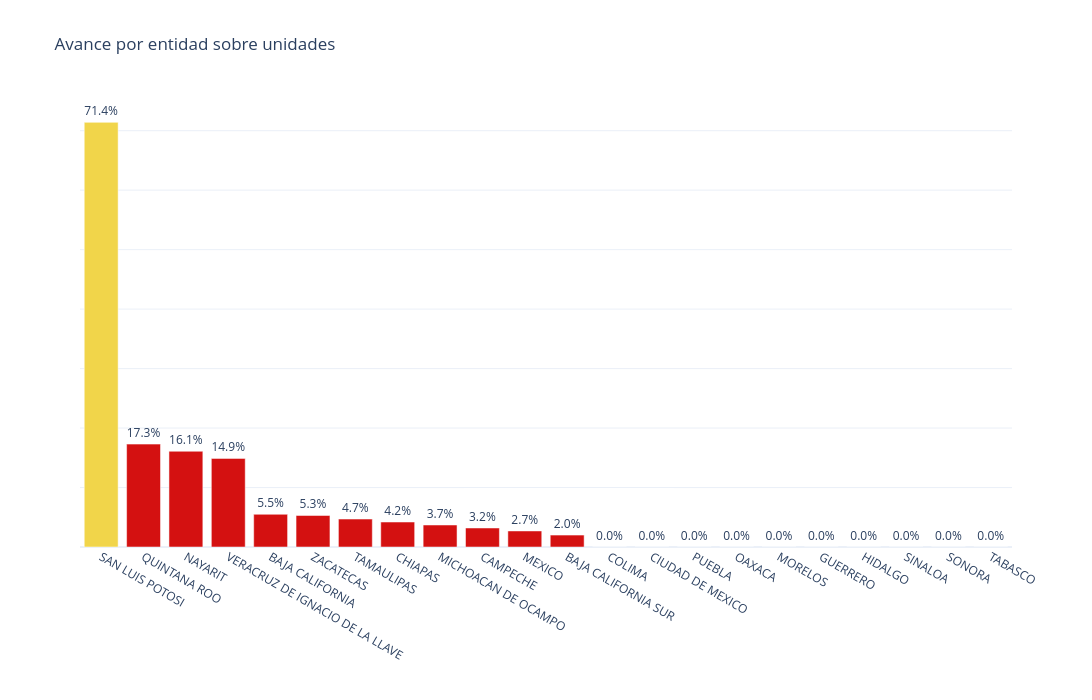

The cell this chart's notebook holds for it:
### Markdown cell above
## graficas

### Code cell
import plotly.express as px

tabla = tabla_avance.sort_values("porcentaje", ascending=False).copy()

# Semáforo de colores
tabla["color"] = tabla["porcentaje"].apply(
    lambda p:
        "#0D5D2A" if p == 100 else
        "#88A91E" if p >= 80 else
        "#F1D54A" if p >= 50 else
        "#D41111"
)

fig = px.bar(
    tabla,
    x="entidad",
    y="porcentaje",
    text="porcentaje",
    title="Avance por entidad sobre unidades"
)

fig.update_traces(
    marker_color=tabla["color"],
    texttemplate="%{text:.1f}%",
    textposition="outside",
    hovertemplate="<b>%{x}</b><br>Avance: %{y:.1f}%<extra></extra>"
)

fig.update_yaxes(showticklabels=False)

fig.update_layout(
    xaxis_title="",
    yaxis_title="",
    template="plotly_white",
    width=1200,
    height=700
)

fig.show()

### Figure 1 — Plotly figure (JSON) as saved in the notebook; plotly's stock layout.template omitted (floating-point values rounded to 4 significant figures)
{"data": [{"hovertemplate": "<b>%{x}</b><br>Avance: %{y:.1f}%<extra></extra>", "legendgroup": "", "marker": {"color": ["#F1D54A", "#D41111", "#D41111", "#D41111", "#D41111", "#D41111", "#D41111", "#D41111", "#D41111", "#D41111", "#D41111", "#D41111", "#D41111", "#D41111", "#D41111", "#D41111", "#D41111", "#D41111", "#D41111", "#D41111", "#D41111", "#D41111"], "pattern": {"shape": ""}}, "name": "", "orientation": "v", "showlegend": false, "text": [71.4, 17.3, 16.1, 14.9, 5.5, 5.3, 4.7, 4.2, 3.7, 3.2, 2.7, 2.0, 0.0, 0.0, 0.0, 0.0, 0.0, 0.0, 0.0, 0.0, 0.0, 0.0], "textposition": "outside", "texttemplate": "%{text:.1f}%", "type": "bar", "x": ["SAN LUIS POTOSI", "QUINTANA ROO", "NAYARIT", "VERACRUZ DE IGNACIO DE LA LLAVE", "BAJA CALIFORNIA", "ZACATECAS", "TAMAULIPAS", "CHIAPAS", "MICHOACAN DE OCAMPO", "CAMPECHE", "MEXICO", "BAJA CALIFORNIA SUR", "COLIMA", "CIUDAD DE MEXICO", "PUEBLA", "OAXACA", "MORELOS", "GUERRERO", "HIDALGO", "SINALOA", "SONORA", "TABASCO"], "xaxis": "x", "y": [71.4, 17.3, 16.1, 14.9, 5.5, 5.3, 4.7, 4.2, 3.7, 3.2, 2.7, 2.0, 0.0, 0.0, 0.0, 0.0, 0.0, 0.0, 0.0, 0.0, 0.0, 0.0], "yaxis": "y"}], "layout": {"barmode": "relative", "height": 700, "legend": {"tracegroupgap": 0}, "title": {"text": "Avance por entidad sobre unidades"}, "width": 1200, "xaxis": {"anchor": "y", "domain": [0, 1], "title": {"text": ""}}, "yaxis": {"anchor": "x", "domain": [0, 1], "showticklabels": false, "title": {"text": ""}}}}
